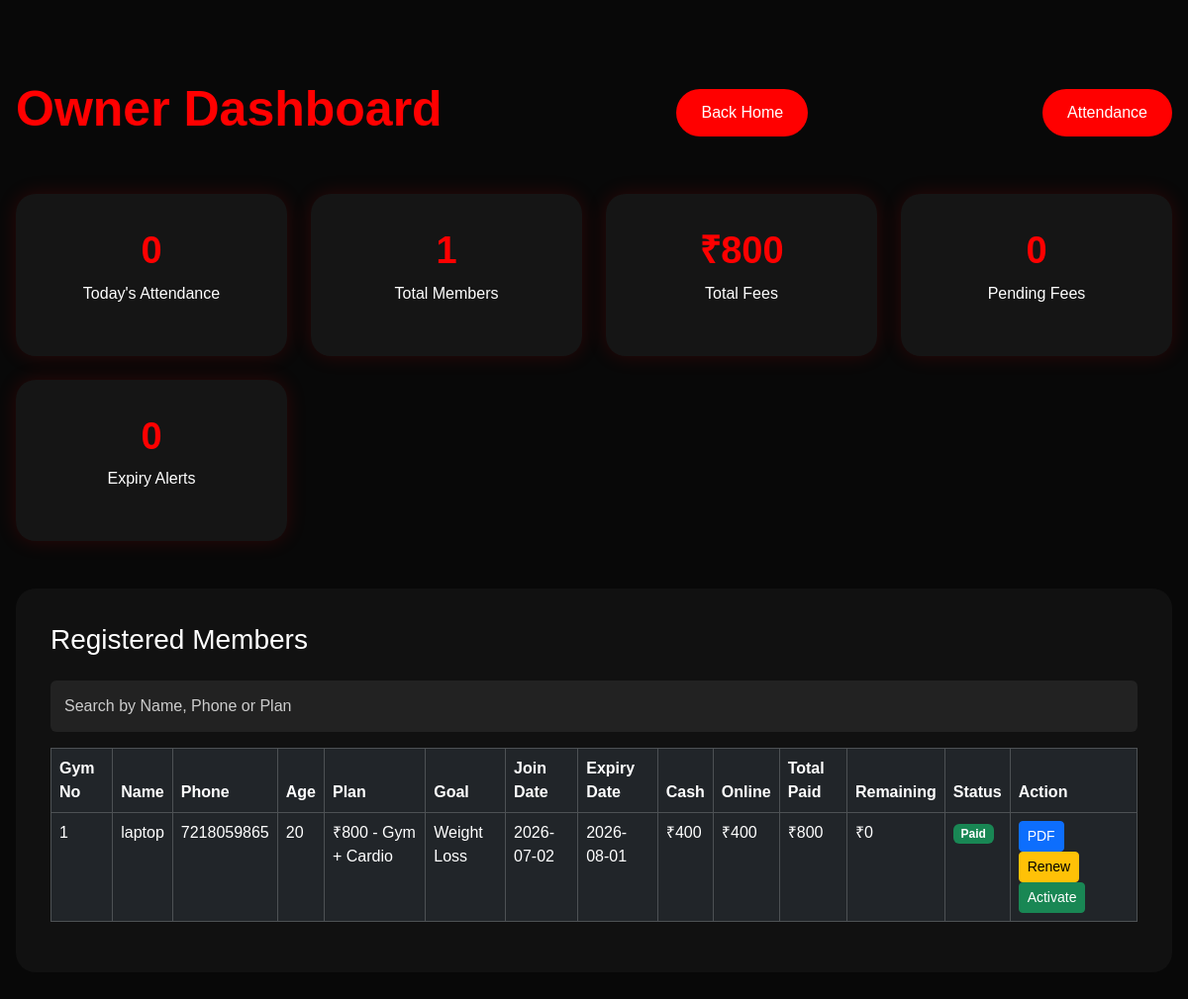
The app's page /owner-dashboard, older data.
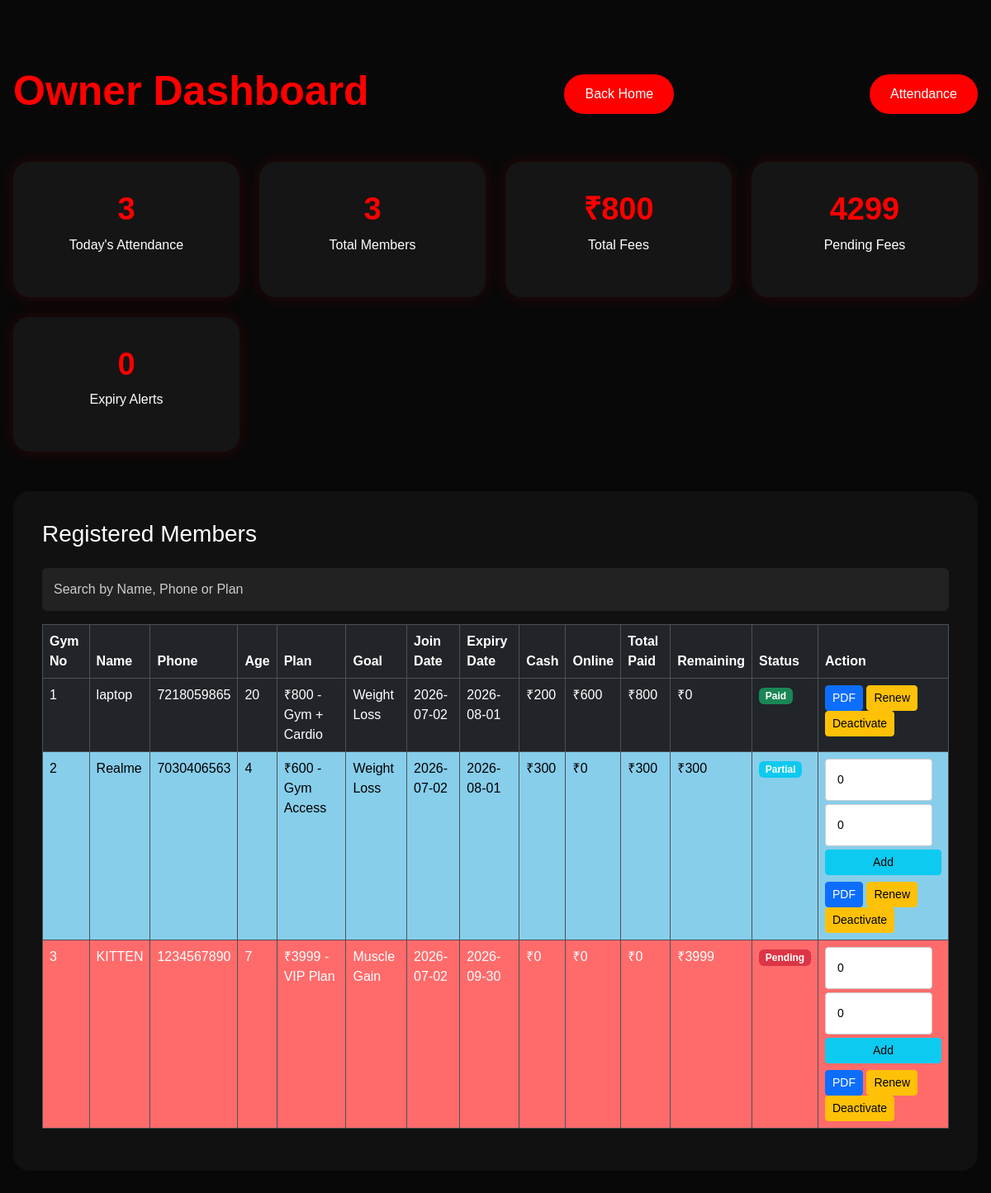
The same page, newer data.
### app.py (models this page shows)
class Member(db.Model):
    id = db.Column(db.Integer, primary_key=True)
    gym_number = db.Column(db.Integer, unique=True)
    name = db.Column(db.String(100))
    phone = db.Column(db.String(20))
    age = db.Column(db.Integer)
    plan = db.Column(db.String(100))
    goal = db.Column(db.String(100))
    join_date = db.Column(db.Date, default=date.today)
    expiry_date = db.Column(db.Date)
    payment_status = db.Column(db.String(20), default="Pending")
    paid_amount = db.Column(db.Integer, default=0)
    remaining_amount = db.Column(db.Integer, default=0)
    cash_paid = db.Column(db.Integer, default=0)
    online_paid = db.Column(db.Integer, default=0)
    is_active = db.Column(db.Boolean, default=True)

### app.py (the view)
@app.route("/owner-dashboard")
def owner_dashboard():
    members = Member.query.all()
    total_members = Member.query.count()
    pending_fees = sum(member.remaining_amount for member in members)
    expiring_members = Member.query.filter(
    Member.expiry_date <= date.today() + timedelta(days=3)
).all()
    expiry_alerts = len(expiring_members)
    today_attendance_count = Attendance.query.filter_by(
    date=date.today()
).count()
    total_fees = 0
    for member in members:
        if member.payment_status == "Paid":
            if "₹600" in member.plan:
                total_fees += 600
            elif "₹800" in member.plan:
                total_fees += 800
            elif "₹1800" in member.plan:
                total_fees += 1800
            elif "₹3999" in member.plan:
                total_fees += 3999
    return render_template(
    "owner-dashboard.html",
    members=members,
    total_members=total_members,
    pending_fees=pending_fees,
    total_fees=total_fees,
    expiry_alerts=expiry_alerts,
    expiring_members=expiring_members,
    today_attendance_count=today_attendance_count
)

### templates/owner-dashboard.html (shortened to what this page needs)
<!DOCTYPE html>
<html>
<head>
    <link href="https://cdn.jsdelivr.net/npm/bootstrap@5.3.3/dist/css/bootstrap.min.css" rel="stylesheet">
    <link rel="stylesheet" href="{{ url_for('static', filename='css/style.css') }}">
</head>
<body>
<section class="dashboard-section">
    <div class="container-fluid px-3">
        <div class="d-flex justify-content-between align-items-center mb-4">
            <h2 class="section-title">Owner Dashboard</h2>
            <a href="{{ url_for('home') }}" class="main-btn">Back Home</a>
            <a href="{{ url_for('attendance') }}" class="main-btn">
    Attendance
</a>
        </div>
        <div class="row g-4 mt-4">
            <div class="col-md-3">
    <div class="dashboard-card">
        <h3>{{ today_attendance_count }}</h3>
        <p>Today's Attendance</p>
    </div>
</div>
            <div class="col-md-3">
                <div class="dashboard-card">
                    <h3>{{ total_members }}</h3>
                    <p>Total Members</p>
                </div>
            </div>
            <div class="col-md-3">
                <div class="dashboard-card">
                    <h3>₹{{ total_fees }}</h3>
                    <p>Total Fees</p>
                </div>
            </div>
            <div class="col-md-3">
                <div class="dashboard-card">
                    <h3>{{ pending_fees }}</h3>
                    <p>Pending Fees</p>
                </div>
            </div>
            <div class="col-md-3">
                <div class="dashboard-card">
                   <h3>{{ expiry_alerts }}</h3>
<p>Expiry Alerts</p>
                </div>
            </div>
        </div>
        <div class="dashboard-table mt-5">
            <h3 class="mb-4">Registered Members</h3>
            <input
type="text"
id="searchMember"
class="form-control mb-3"
placeholder="Search by Name, Phone or Plan">
<div class="table-responsive">
            <table class="table table-dark table-hover table-bordered">
                <thead>
                    <tr>
                        <th>Gym No</th>
                        <th>Name</th>
                        <th>Phone</th>
                        <th>Age</th>
                        <th>Plan</th>
                        <th>Goal</th>
                        <th>Join Date</th>
                        <th>Expiry Date</th>
                        <th>Cash</th>
                        <th>Online</th>
                        <th>Total Paid</th>
                        <th>Remaining</th>
                        <th>Status</th>
                        <th>Action</th>
                    </tr>
                </thead>
                <tbody>
{% for member in members %}
<tr class="
{% if member.payment_status == 'Partial' %}
partial-row
{% elif member.payment_status == 'Pending' %}
pending-row
{% endif %}
">
    <td>{{ member.gym_number }}</td>
    <td>{{ member.name }}</td>
    <td>{{ member.phone }}</td>
    <td>{{ member.age }}</td>
    <td>{{ member.plan }}</td>
    <td>{{ member.goal }}</td>
    <td>{{ member.join_date }}</td>
    <td>{{ member.expiry_date }}</td>
    <td>₹{{ member.cash_paid }}</td>
<td>₹{{ member.online_paid }}</td>
<td>₹{{ member.paid_amount }}</td>
<td>₹{{ member.remaining_amount }}</td>
    <td>
{% if member.payment_status == "Paid" %}
<span class="badge bg-success">
Paid
</span>
{% elif member.payment_status == "Partial" %}
<span class="badge bg-info">
Partial
</span>
{% else %}
<span class="badge bg-danger">
Pending
</span>
{% endif %}
</td>
    <td>
        {% if member.payment_status != "Paid" %}
<form action="{{ url_for('partial_payment', id=member.id) }}"
      method="POST"
      class="payment-form mb-2">
    <input type="number"
       name="cash_amount"
       class="form-control form-control-sm payment-input mb-1"
       placeholder="Cash ₹"
       min="0"
       value="0">
    <input type="number"
       name="online_amount"
       class="form-control form-control-sm payment-input mb-1"
       placeholder="Online ₹"
       min="0"
       value="0">
    <button class="btn btn-info btn-sm w-100">
        Add
    </button>
</form>
{% endif %}
        <a href="{{ url_for('download_receipt', id=member.id) }}"
           class="btn btn-primary btn-sm">PDF</a>
        <a href="{{ url_for('renew_member', id=member.id) }}"
   class="btn btn-warning btn-sm"
   onclick="return confirm('Renew this member?')">
   Renew
</a>
        {% if member.is_active %}
<a href="{{ url_for('deactivate_member', id=member.id) }}"
   class="btn btn-warning btn-sm"
   onclick="return confirm('Deactivate this member?')">
   Deactivate
</a>
{% else %}
<a href="{{ url_for('activate_member', id=member.id) }}"
   class="btn btn-success btn-sm">
   Activate
</a>
{% endif %}
    </td>
</tr>
{% else %}
<tr>
    <td colspan="14" class="text-center">
        No members registered yet.
    </td>
</tr>
{% endfor %}
</tbody>
            </table>
        </div>
        </div>
    </div>
</section>
</body>
</html>

### static/css/style.css (style rules this page uses)
* { margin: 0; padding: 0; box-sizing: border-box; scroll-behavior: smooth; }
body { background: #080808; color: #fff; font-family: Arial, sans-serif; }
.main-btn { display: inline-block; padding: 14px 35px; background: red; color: #fff; text-decoration: none; border-radius: 40px; transition: background 0.3s ease; }
.section-title { font-size: 50px; font-weight: 700; color: red; }
.form-control { padding: 14px; color: #fff; background: #222; border: none; }
.form-control::placeholder { color: #ccc; opacity: 1; }
.form-control { color: #fff !important; background: #222 !important; }
.dashboard-section { min-height: 100vh; padding: 80px 0; background: #080808; }
.dashboard-card { padding: 35px; text-align: center; background: #151515; border-radius: 20px; box-shadow: 0 0 20px rgba(255, 0, 0, 0.15); }
.dashboard-card h3 { color: red; font-size: 38px; font-weight: 700; }
.dashboard-table { padding: 35px; background: #111; border-radius: 20px; }
.main-btn { background:red; color:white; padding:12px 25px; border:none; border-radius:30px; }
.partial-row td { background:#87ceeb !important; color:#000 !important; }
.pending-row td { background:#ff6b6b !important; color:white !important; }
.payment-input { width: 110px !important; min-width: 110px !important; }
.payment-input { width: 130px !important; min-width: 130px !important; color: #000 !important; background: #fff !important; border: 1px solid #ccc !important; }
.payment-input::placeholder { color: #555 !important; }
.table-responsive { overflow-x:auto; }
.table-responsive { overflow-x:auto; width:100%; }
.dashboard-table { overflow:hidden; }
.dashboard-table table { min-width:1000px; }

Row changes from the older to the newer data that the page shows:
changed Member "laptop": cash_paid "400" → "200"; online_paid "400" → "600"; is_active "Activate" → "Deactivate"
added Member: gym_number "2", name "Realme", phone "7030406563", age "4", plan "₹600 - Gym Access", goal "Weight Loss", join_date "2026-07-02", expiry_date "2026-08-01", cash_paid "300", online_paid "0", paid_amount "300", remaining_amount "300", payment_status "Partial"
added Member: gym_number "3", name "KITTEN", phone "1234567890", age "7", plan "₹3999 - VIP Plan", goal "Muscle Gain", join_date "2026-07-02", expiry_date "2026-09-30", cash_paid "0", online_paid "0", paid_amount "0", remaining_amount "3999", payment_status "Pending"
Text that changed along with them:
{{ today_attendance_count }}: "0" → "3"
{{ total_members }}: "1" → "3"
{{ pending_fees }}: "0" → "4299"
